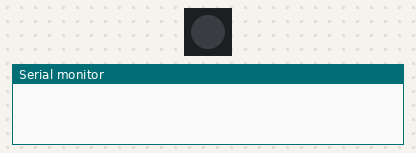
A sketch run on a simulated Arduino Uno, built with avr-gcc and run on an emulated ATmega328P. On the bench: 1 RGB LEDs in strip order, left to right, the last lines printed to the serial monitor. Dim RGB values are drawn brighter than linear.

Above: at 0.1 s.
At 20.1 s:
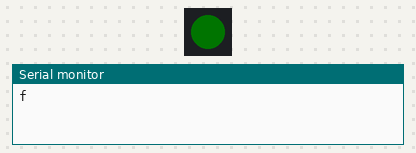
At 39.94 s:
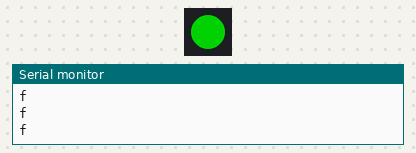
Timing chart, 0 to 40.0 s (numbered marks = the images above):
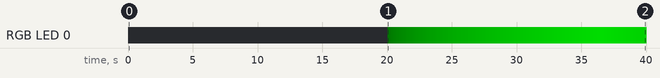

The sketch:

arduklient.ino
```cpp
#include <FastLED.h>

#define    NUM_LEDS             1      // P9813 module: string is one l
#define DATA_PIN 3
#define CLOCK_PIN 13
CRGB leds[NUM_LEDS];


void setup() {
    LEDS.addLeds<P9813, DATA_PIN, CLOCK_PIN>(leds, NUM_LEDS);  // initialize LED control object
    Serial.begin(9600);
//    Serial.println("");
//    Serial.println();
}

//============

byte cg, smer;
void cakanie() {
  if (cg > 150) {
    Serial.println("f");
    smer = 0;
  }
  if (cg < 10) {
        Serial.println("f");
    smer = 2;
  }
  cg += (smer-1);
  leds[0].setRGB(0, cg, 0);
  FastLED.show();
}

int timeout = 0;
void loop() {

   if (Serial.available()) {
    timeout = 0;
    byte r, g, b;
    r = Serial.read();
    while (!Serial.available() && timeout < 2000) {
      delay(10);
      timeout++;
    }
    g = Serial.read();
    while (!Serial.available() && timeout < 2000) {
      delay(10);
      timeout++;
    }
    b = Serial.read();
    leds[0].setRGB(r, g, b);
    FastLED.show();
    Serial.write("f");
   } else {
    timeout++;
    delay(10);
   }
   if (timeout > 2000) {
    cakanie();
    delay(100);
   }
}
```

Measured:
- by itself, RGB LED 0: off → RGB(0, 1, 0) at 20.0 s, → RGB(0, 2, 0) 0.11 s later, → RGB(0, 3, 0) 0.11 s later, → RGB(0, 4, 0) 0.11 s later, … (181 changes in this stretch)
